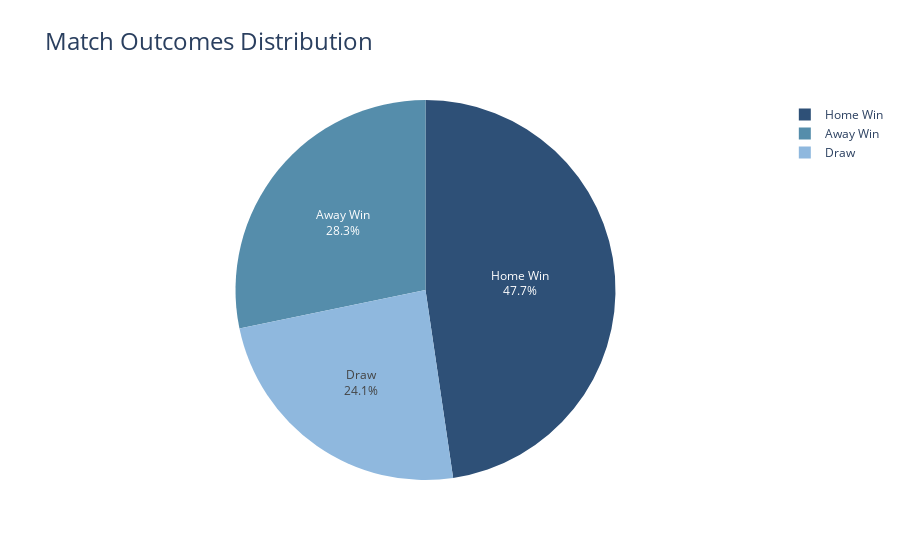

The notebook cell this image was saved under:
### Code cell
import pandas as pd
import numpy as np
import plotly.express as px
import plotly.graph_objects as go

# Set template and color scheme for all plots
template = 'plotly_white'
color_palette = ['#2E5077', '#558DAB', '#8FB8DE', '#D1A788', '#8E5572']

# 1. Match Outcomes Distribution
fig1 = px.pie(
    values=df['match_outcome'].value_counts(),
    names=df['match_outcome'].value_counts().index,
    title='Match Outcomes Distribution',
    color_discrete_sequence=color_palette,
    template=template
)
fig1.update_traces(textposition='inside', textinfo='percent+label')
fig1.update_layout(
    paper_bgcolor='rgba(0,0,0,0)',
    plot_bgcolor='rgba(0,0,0,0)',
    title_font_size=24,
    showlegend=True
)
fig1.show()
# 2. Goals Distribution
fig2 = go.Figure()
fig2.add_trace(go.Histogram(x=df['home_team_goal'], name='Home Goals', 
                           marker_color=color_palette[0], opacity=0.7))
fig2.add_trace(go.Histogram(x=df['away_team_goal'], name='Away Goals', 
                           marker_color=color_palette[2], opacity=0.7))
fig2.update_layout(
    title='Distribution of Home vs Away Goals',
    xaxis_title='Goals Scored',
    yaxis_title='Frequency',
    barmode='overlay',
    template=template,
    paper_bgcolor='rgba(0,0,0,0)',
    plot_bgcolor='rgba(0,0,0,0)',
    title_font_size=24
)
fig2.show()
# 3. League Performance
league_outcomes = df.groupby('league_id')['match_outcome'].value_counts(normalize=True).unstack() * 100
fig3 = px.bar(
    league_outcomes,
    title='Match Outcomes by League',
    color_discrete_sequence=color_palette,
    template=template,
    barmode='group'
)
fig3.update_layout(
    xaxis_title='League ID',
    yaxis_title='Percentage (%)',
    paper_bgcolor='rgba(0,0,0,0)',
    plot_bgcolor='rgba(0,0,0,0)',
    title_font_size=24
)
fig3.show()
# 4. Team Attributes Radar Chart
team_attrs = ['buildUpPlaySpeed', 'buildUpPlayPassing', 'chanceCreationPassing', 
              'chanceCreationShooting', 'defencePressure', 'defenceAggression']
team_means = df[team_attrs].mean()

fig4 = go.Figure()
fig4.add_trace(go.Scatterpolar(
    r=team_means,
    theta=team_attrs,
    fill='toself',
    line_color=color_palette[0]
))
fig4.update_layout(
    polar=dict(
        radialaxis=dict(
            visible=True,
            range=[0, 100]
        )),
    showlegend=False,
    title='Average Team Attributes',
    template=template,
    paper_bgcolor='rgba(0,0,0,0)',
    plot_bgcolor='rgba(0,0,0,0)',
    title_font_size=24
)
fig4.show()
# Update layout settings for all figures
for fig in [fig1, fig2, fig3, fig4]:
    fig.update_layout(
        font=dict(family="Arial", size=14),
        title_x=0.5,
        margin=dict(t=100, l=50, r=50, b=50)
    )

### Figure 1 — Plotly figure (JSON) as saved in the notebook; plotly's stock layout.template omitted (floating-point values rounded to 4 significant figures)
{"data": [{"domain": {"x": [0, 1], "y": [0, 1]}, "hovertemplate": "label=%{label}<br>value=%{value}<extra></extra>", "labels": ["Home Win", "Away Win", "Draw"], "legendgroup": "", "name": "", "showlegend": true, "textinfo": "percent+label", "textposition": "inside", "type": "pie", "values": [1822102, 1079899, 919862]}], "layout": {"legend": {"tracegroupgap": 0}, "paper_bgcolor": "rgba(0,0,0,0)", "piecolorway": ["#2E5077", "#558DAB", "#8FB8DE", "#D1A788", "#8E5572"], "plot_bgcolor": "rgba(0,0,0,0)", "showlegend": true, "title": {"font": {"size": 24}, "text": "Match Outcomes Distribution"}}}
